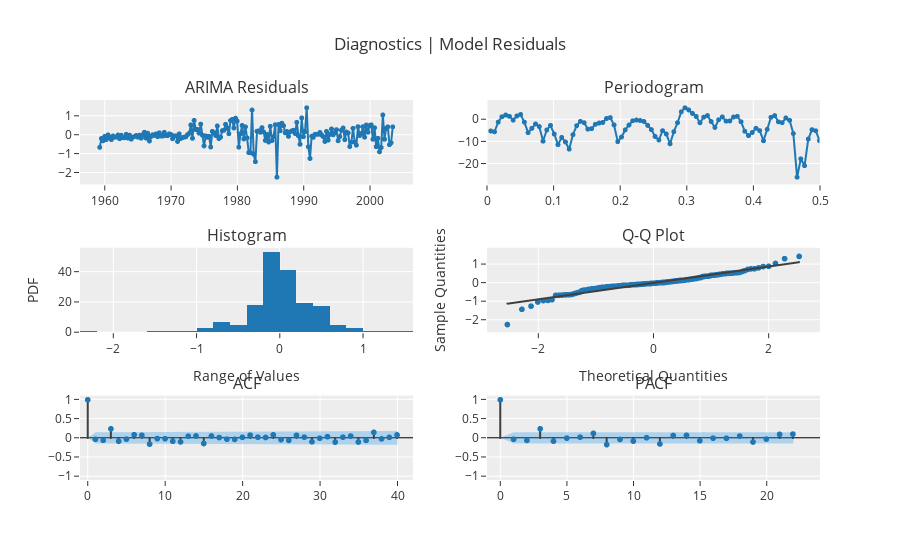

The notebook cell this image was saved under:
### Markdown cell above
### 12. Plot the "diagnostics" plot for the ARIMA(1,1,1) model? are the residuals stationary? confirm your answer by reporting the pvalue for the ADF test?

### Code cell
exp.plot_model(arima, plot='diagnostics')

### Figure 1 — Plotly figure (JSON) as saved in the notebook; plotly's stock layout.template omitted (floating-point values rounded to 4 significant figures; data arrays with more than 128 entries replaced by an {"elided": "..."} marker saying what was removed)
{"data": [{"line": {"color": "rgb(31, 119, 180)", "width": 2}, "marker": {"color": "rgb(31, 119, 180)", "size": 5}, "mode": "lines+markers", "name": "ARIMA", "showlegend": false, "type": "scattergl", "x": {"elided": "178 str values"}, "xaxis": "x", "y": {"elided": "178 float values"}, "yaxis": "y"}, {"hoverinfo": "text", "hovertext": ["Freq: 0.0056<br>Ampl: -5.1624<br>Time period: 178.0", "Freq: 0.0112<br>Ampl: -5.5152<br>Time period: 89.0", "Freq: 0.0169<br>Ampl: -1.136<br>Time period: 59.3333", "Freq: 0.0225<br>Ampl: 1.3189<br>Time period: 44.5", "Freq: 0.0281<br>Ampl: 2.0836<br>Time period: 35.6", "Freq: 0.0337<br>Ampl: 1.4964<br>Time period: 29.6667", "Freq: 0.0393<br>Ampl: -0.2345<br>Time period: 25.4286", "Freq: 0.0449<br>Ampl: 1.6595<br>Time period: 22.25", "Freq: 0.0506<br>Ampl: 2.3259<br>Time period: 19.7778", "Freq: 0.0562<br>Ampl: -1.1277<br>Time period: 17.8", "Freq: 0.0618<br>Ampl: -5.9089<br>Time period: 16.1818", "Freq: 0.0674<br>Ampl: -3.9522<br>Time period: 14.8333", "Freq: 0.073<br>Ampl: -1.9483<br>Time period: 13.6923", "Freq: 0.0787<br>Ampl: -3.1584<br>Time period: 12.7143", "Freq: 0.0843<br>Ampl: -9.7701<br>Time period: 11.8667", "Freq: 0.0899<br>Ampl: -4.7095<br>Time period: 11.125", "Freq: 0.0955<br>Ampl: -2.6241<br>Time period: 10.4706", "Freq: 0.1011<br>Ampl: -6.5604<br>Time period: 9.8889", "Freq: 0.1067<br>Ampl: -11.3655<br>Time period: 9.3684", "Freq: 0.1124<br>Ampl: -8.0804<br>Time period: 8.9", "Freq: 0.118<br>Ampl: -10.1503<br>Time period: 8.4762", "Freq: 0.1236<br>Ampl: -13.3822<br>Time period: 8.0909", "Freq: 0.1292<br>Ampl: -6.8278<br>Time period: 7.7391", "Freq: 0.1348<br>Ampl: -2.7415<br>Time period: 7.4167", "Freq: 0.1404<br>Ampl: -0.7881<br>Time period: 7.12", "Freq: 0.1461<br>Ampl: -1.38<br>Time period: 6.8462", "Freq: 0.1517<br>Ampl: -4.3244<br>Time period: 6.5926", "Freq: 0.1573<br>Ampl: -4.0841<br>Time period: 6.3571", "Freq: 0.1629<br>Ampl: -2.1271<br>Time period: 6.1379", "Freq: 0.1685<br>Ampl: -1.5583<br>Time period: 5.9333", "Freq: 0.1742<br>Ampl: -1.2703<br>Time period: 5.7419", "Freq: 0.1798<br>Ampl: 0.5218<br>Time period: 5.5625", "Freq: 0.1854<br>Ampl: 0.9178<br>Time period: 5.3939", "Freq: 0.191<br>Ampl: -2.3933<br>Time period: 5.2353", "Freq: 0.1966<br>Ampl: -9.9748<br>Time period: 5.0857", "Freq: 0.2022<br>Ampl: -7.8933<br>Time period: 4.9444", "Freq: 0.2079<br>Ampl: -4.6498<br>Time period: 4.8108", "Freq: 0.2135<br>Ampl: -2.4439<br>Time period: 4.6842", "Freq: 0.2191<br>Ampl: -0.5135<br>Time period: 4.5641", "Freq: 0.2247<br>Ampl: -0.1755<br>Time period: 4.45", "Freq: 0.2303<br>Ampl: -0.406<br>Time period: 4.3415", "Freq: 0.236<br>Ampl: -0.8295<br>Time period: 4.2381", "Freq: 0.2416<br>Ampl: -2.6096<br>Time period: 4.1395", "Freq: 0.2472<br>Ampl: -4.5374<br>Time period: 4.0455", "Freq: 0.2528<br>Ampl: -7.6496<br>Time period: 3.9556", "Freq: 0.2584<br>Ampl: -9.2126<br>Time period: 3.8696", "Freq: 0.264<br>Ampl: -5.0096<br>Time period: 3.7872", "Freq: 0.2697<br>Ampl: -6.5344<br>Time period: 3.7083", "Freq: 0.2753<br>Ampl: -10.976<br>Time period: 3.6327", "Freq: 0.2809<br>Ampl: -5.4827<br>Time period: 3.56", "Freq: 0.2865<br>Ampl: -1.3823<br>Time period: 3.4902", "Freq: 0.2921<br>Ampl: 3.5572<br>Time period: 3.4231", "Freq: 0.2978<br>Ampl: 5.3626<br>Time period: 3.3585", "Freq: 0.3034<br>Ampl: 4.3834<br>Time period: 3.2963", "Freq: 0.309<br>Ampl: 2.8179<br>Time period: 3.2364", "Freq: 0.3146<br>Ampl: 1.4039<br>Time period: 3.1786", "Freq: 0.3202<br>Ampl: -1.4425<br>Time period: 3.1228", "Freq: 0.3258<br>Ampl: 1.1128<br>Time period: 3.069", "Freq: 0.3315<br>Ampl: 1.8377<br>Time period: 3.0169", "Freq: 0.3371<br>Ampl: -0.8789<br>Time period: 2.9667", "Freq: 0.3427<br>Ampl: -3.5386<br>Time period: 2.918", "Freq: 0.3483<br>Ampl: -0.0487<br>Time period: 2.871", "Freq: 0.3539<br>Ampl: 1.2174<br>Time period: 2.8254", "Freq: 0.3596<br>Ampl: -0.6759<br>Time period: 2.7812", "Freq: 0.3652<br>Ampl: -0.5956<br>Time period: 2.7385", "Freq: 0.3708<br>Ampl: 1.1668<br>Time period: 2.697", "Freq: 0.3764<br>Ampl: 1.4887<br>Time period: 2.6567", "Freq: 0.382<br>Ampl: -0.9508<br>Time period: 2.6176", "Freq: 0.3876<br>Ampl: -5.2639<br>Time period: 2.5797", "Freq: 0.3933<br>Ampl: -7.2349<br>Time period: 2.5429", "Freq: 0.3989<br>Ampl: -5.8422<br>Time period: 2.507", "Freq: 0.4045<br>Ampl: -3.929<br>Time period: 2.4722", "Freq: 0.4101<br>Ampl: -4.9832<br>Time period: 2.4384", "Freq: 0.4157<br>Ampl: -9.5924<br>Time period: 2.4054", "Freq: 0.4213<br>Ampl: -4.4126<br>Time period: 2.3733", "Freq: 0.427<br>Ampl: 1.033<br>Time period: 2.3421", "Freq: 0.4326<br>Ampl: 1.8296<br>Time period: 2.3117", "Freq: 0.4382<br>Ampl: -1.0058<br>Time period: 2.2821", "Freq: 0.4438<br>Ampl: -1.3762<br>Time period: 2.2532", "Freq: 0.4494<br>Ampl: 0.7669<br>Time period: 2.225", "Freq: 0.4551<br>Ampl: -0.3037<br>Time period: 2.1975", "Freq: 0.4607<br>Ampl: -6.3263<br>Time period: 2.1707", "Freq: 0.4663<br>Ampl: -26.1098<br>Time period: 2.1446", "Freq: 0.4719<br>Ampl: -17.7715<br>Time period: 2.119", "Freq: 0.4775<br>Ampl: -20.8859<br>Time period: 2.0941", "Freq: 0.4831<br>Ampl: -8.7945<br>Time period: 2.0698", "Freq: 0.4888<br>Ampl: -4.5498<br>Time period: 2.046", "Freq: 0.4944<br>Ampl: -5.0532<br>Time period: 2.0227", "Freq: 0.5<br>Ampl: -9.5189<br>Time period: 2.0"], "line": {"color": "#1f77b4", "width": 2}, "marker": {"size": 5}, "mode": "lines+markers", "name": "ARIMA", "showlegend": false, "type": "scattergl", "x": [0.005618, 0.01124, 0.01685, 0.02247, 0.02809, 0.03371, 0.03933, 0.04494, 0.05056, 0.05618, 0.0618, 0.06742, 0.07303, 0.07865, 0.08427, 0.08989, 0.09551, 0.1011, 0.1067, 0.1124, 0.118, 0.1236, 0.1292, 0.1348, 0.1404, 0.1461, 0.1517, 0.1573, 0.1629, 0.1685, 0.1742, 0.1798, 0.1854, 0.191, 0.1966, 0.2022, 0.2079, 0.2135, 0.2191, 0.2247, 0.2303, 0.236, 0.2416, 0.2472, 0.2528, 0.2584, 0.264, 0.2697, 0.2753, 0.2809, 0.2865, 0.2921, 0.2978, 0.3034, 0.309, 0.3146, 0.3202, 0.3258, 0.3315, 0.3371, 0.3427, 0.3483, 0.3539, 0.3596, 0.3652, 0.3708, 0.3764, 0.382, 0.3876, 0.3933, 0.3989, 0.4045, 0.4101, 0.4157, 0.4213, 0.427, 0.4326, 0.4382, 0.4438, 0.4494, 0.4551, 0.4607, 0.4663, 0.4719, 0.4775, 0.4831, 0.4888, 0.4944, 0.5], "xaxis": "x2", "y": [-5.162, -5.515, -1.136, 1.319, 2.084, 1.496, -0.2345, 1.66, 2.326, -1.128, -5.909, -3.952, -1.948, -3.158, -9.77, -4.709, -2.624, -6.56, -11.37, -8.08, -10.15, -13.38, -6.828, -2.741, -0.7881, -1.38, -4.324, -4.084, -2.127, -1.558, -1.27, 0.5218, 0.9178, -2.393, -9.975, -7.893, -4.65, -2.444, -0.5135, -0.1755, -0.406, -0.8295, -2.61, -4.537, -7.65, -9.213, -5.01, -6.534, -10.98, -5.483, -1.382, 3.557, 5.363, 4.383, 2.818, 1.404, -1.443, 1.113, 1.838, -0.8789, -3.539, -0.04867, 1.217, -0.6759, -0.5956, 1.167, 1.489, -0.9508, -5.264, -7.235, -5.842, -3.929, -4.983, -9.592, -4.413, 1.033, 1.83, -1.006, -1.376, 0.7669, -0.3037, -6.326, -26.11, -17.77, -20.89, -8.794, -4.55, -5.053, -9.519], "yaxis": "y2"}, {"alignmentgroup": "True", "bingroup": "x", "hovertemplate": "variable=ARIMA<br>value=%{x}<br>count=%{y}<extra></extra>", "legendgroup": "ARIMA", "marker": {"color": "#1f77b4", "pattern": {"shape": ""}}, "name": "ARIMA", "offsetgroup": "ARIMA", "orientation": "v", "showlegend": false, "type": "histogram", "x": {"elided": "178 float values"}, "xaxis": "x3", "yaxis": "y3"}, {"marker": {"color": "#1f77b4"}, "mode": "markers", "name": "ARIMA", "showlegend": false, "type": "scattergl", "x": {"elided": "178 float values"}, "xaxis": "x4", "y": {"elided": "178 float values"}, "yaxis": "y4"}, {"line": {"color": "#3f3f3f"}, "mode": "lines", "name": "ARIMA", "showlegend": false, "type": "scattergl", "x": {"elided": "178 float values"}, "xaxis": "x4", "y": {"elided": "178 float values"}, "yaxis": "y4"}, {"line": {"color": "#3f3f3f"}, "mode": "lines", "name": "ACF", "showlegend": false, "type": "scattergl", "x": [0, 0], "xaxis": "x5", "y": [0, 1], "yaxis": "y5"}, {"line": {"color": "#3f3f3f"}, "mode": "lines", "name": "ACF", "showlegend": false, "type": "scattergl", "x": [1, 1], "xaxis": "x5", "y": [0, -0.03384], "yaxis": "y5"}, {"line": {"color": "#3f3f3f"}, "mode": "lines", "name": "ACF", "showlegend": false, "type": "scattergl", "x": [2, 2], "xaxis": "x5", "y": [0, -0.06091], "yaxis": "y5"}, {"line": {"color": "#3f3f3f"}, "mode": "lines", "name": "ACF", "showlegend": false, "type": "scattergl", "x": [3, 3], "xaxis": "x5", "y": [0, 0.2396], "yaxis": "y5"}, {"line": {"color": "#3f3f3f"}, "mode": "lines", "name": "ACF", "showlegend": false, "type": "scattergl", "x": [4, 4], "xaxis": "x5", "y": [0, -0.08479], "yaxis": "y5"}, {"line": {"color": "#3f3f3f"}, "mode": "lines", "name": "ACF", "showlegend": false, "type": "scattergl", "x": [5, 5], "xaxis": "x5", "y": [0, -0.0293], "yaxis": "y5"}, {"line": {"color": "#3f3f3f"}, "mode": "lines", "name": "ACF", "showlegend": false, "type": "scattergl", "x": [6, 6], "xaxis": "x5", "y": [0, 0.08626], "yaxis": "y5"}, {"line": {"color": "#3f3f3f"}, "mode": "lines", "name": "ACF", "showlegend": false, "type": "scattergl", "x": [7, 7], "xaxis": "x5", "y": [0, 0.07016], "yaxis": "y5"}, {"line": {"color": "#3f3f3f"}, "mode": "lines", "name": "ACF", "showlegend": false, "type": "scattergl", "x": [8, 8], "xaxis": "x5", "y": [0, -0.1595], "yaxis": "y5"}, {"line": {"color": "#3f3f3f"}, "mode": "lines", "name": "ACF", "showlegend": false, "type": "scattergl", "x": [9, 9], "xaxis": "x5", "y": [0, -0.01639], "yaxis": "y5"}, {"line": {"color": "#3f3f3f"}, "mode": "lines", "name": "ACF", "showlegend": false, "type": "scattergl", "x": [10, 10], "xaxis": "x5", "y": [0, -0.01977], "yaxis": "y5"}, {"line": {"color": "#3f3f3f"}, "mode": "lines", "name": "ACF", "showlegend": false, "type": "scattergl", "x": [11, 11], "xaxis": "x5", "y": [0, -0.08523], "yaxis": "y5"}, {"line": {"color": "#3f3f3f"}, "mode": "lines", "name": "ACF", "showlegend": false, "type": "scattergl", "x": [12, 12], "xaxis": "x5", "y": [0, -0.1019], "yaxis": "y5"}, {"line": {"color": "#3f3f3f"}, "mode": "lines", "name": "ACF", "showlegend": false, "type": "scattergl", "x": [13, 13], "xaxis": "x5", "y": [0, 0.04721], "yaxis": "y5"}, {"line": {"color": "#3f3f3f"}, "mode": "lines", "name": "ACF", "showlegend": false, "type": "scattergl", "x": [14, 14], "xaxis": "x5", "y": [0, 0.05316], "yaxis": "y5"}, {"line": {"color": "#3f3f3f"}, "mode": "lines", "name": "ACF", "showlegend": false, "type": "scattergl", "x": [15, 15], "xaxis": "x5", "y": [0, -0.1437], "yaxis": "y5"}, {"line": {"color": "#3f3f3f"}, "mode": "lines", "name": "ACF", "showlegend": false, "type": "scattergl", "x": [16, 16], "xaxis": "x5", "y": [0, 0.05276], "yaxis": "y5"}, {"line": {"color": "#3f3f3f"}, "mode": "lines", "name": "ACF", "showlegend": false, "type": "scattergl", "x": [17, 17], "xaxis": "x5", "y": [0, 0.01105], "yaxis": "y5"}, {"line": {"color": "#3f3f3f"}, "mode": "lines", "name": "ACF", "showlegend": false, "type": "scattergl", "x": [18, 18], "xaxis": "x5", "y": [0, -0.03228], "yaxis": "y5"}, {"line": {"color": "#3f3f3f"}, "mode": "lines", "name": "ACF", "showlegend": false, "type": "scattergl", "x": [19, 19], "xaxis": "x5", "y": [0, -0.03569], "yaxis": "y5"}, {"line": {"color": "#3f3f3f"}, "mode": "lines", "name": "ACF", "showlegend": false, "type": "scattergl", "x": [20, 20], "xaxis": "x5", "y": [0, 0.0175], "yaxis": "y5"}, {"line": {"color": "#3f3f3f"}, "mode": "lines", "name": "ACF", "showlegend": false, "type": "scattergl", "x": [21, 21], "xaxis": "x5", "y": [0, 0.07411], "yaxis": "y5"}, {"line": {"color": "#3f3f3f"}, "mode": "lines", "name": "ACF", "showlegend": false, "type": "scattergl", "x": [22, 22], "xaxis": "x5", "y": [0, 0.02151], "yaxis": "y5"}, {"line": {"color": "#3f3f3f"}, "mode": "lines", "name": "ACF", "showlegend": false, "type": "scattergl", "x": [23, 23], "xaxis": "x5", "y": [0, 0.01354], "yaxis": "y5"}, {"line": {"color": "#3f3f3f"}, "mode": "lines", "name": "ACF", "showlegend": false, "type": "scattergl", "x": [24, 24], "xaxis": "x5", "y": [0, 0.08171], "yaxis": "y5"}, {"line": {"color": "#3f3f3f"}, "mode": "lines", "name": "ACF", "showlegend": false, "type": "scattergl", "x": [25, 25], "xaxis": "x5", "y": [0, -0.04374], "yaxis": "y5"}, {"line": {"color": "#3f3f3f"}, "mode": "lines", "name": "ACF", "showlegend": false, "type": "scattergl", "x": [26, 26], "xaxis": "x5", "y": [0, -0.06241], "yaxis": "y5"}, {"line": {"color": "#3f3f3f"}, "mode": "lines", "name": "ACF", "showlegend": false, "type": "scattergl", "x": [27, 27], "xaxis": "x5", "y": [0, 0.06805], "yaxis": "y5"}, {"line": {"color": "#3f3f3f"}, "mode": "lines", "name": "ACF", "showlegend": false, "type": "scattergl", "x": [28, 28], "xaxis": "x5", "y": [0, 0.02125], "yaxis": "y5"}, {"line": {"color": "#3f3f3f"}, "mode": "lines", "name": "ACF", "showlegend": false, "type": "scattergl", "x": [29, 29], "xaxis": "x5", "y": [0, -0.09873], "yaxis": "y5"}, {"line": {"color": "#3f3f3f"}, "mode": "lines", "name": "ACF", "showlegend": false, "type": "scattergl", "x": [30, 30], "xaxis": "x5", "y": [0, -0.005512], "yaxis": "y5"}, {"line": {"color": "#3f3f3f"}, "mode": "lines", "name": "ACF", "showlegend": false, "type": "scattergl", "x": [31, 31], "xaxis": "x5", "y": [0, 0.03447], "yaxis": "y5"}, {"line": {"color": "#3f3f3f"}, "mode": "lines", "name": "ACF", "showlegend": false, "type": "scattergl", "x": [32, 32], "xaxis": "x5", "y": [0, -0.109], "yaxis": "y5"}, {"line": {"color": "#3f3f3f"}, "mode": "lines", "name": "ACF", "showlegend": false, "type": "scattergl", "x": [33, 33], "xaxis": "x5", "y": [0, 0.02145], "yaxis": "y5"}, {"line": {"color": "#3f3f3f"}, "mode": "lines", "name": "ACF", "showlegend": false, "type": "scattergl", "x": [34, 34], "xaxis": "x5", "y": [0, 0.05029], "yaxis": "y5"}, {"line": {"color": "#3f3f3f"}, "mode": "lines", "name": "ACF", "showlegend": false, "type": "scattergl", "x": [35, 35], "xaxis": "x5", "y": [0, -0.1049], "yaxis": "y5"}, {"line": {"color": "#3f3f3f"}, "mode": "lines", "name": "ACF", "showlegend": false, "type": "scattergl", "x": [36, 36], "xaxis": "x5", "y": [0, -0.06239], "yaxis": "y5"}, {"line": {"color": "#3f3f3f"}, "mode": "lines", "name": "ACF", "showlegend": false, "type": "scattergl", "x": [37, 37], "xaxis": "x5", "y": [0, 0.1484], "yaxis": "y5"}, {"line": {"color": "#3f3f3f"}, "mode": "lines", "name": "ACF", "showlegend": false, "type": "scattergl", "x": [38, 38], "xaxis": "x5", "y": [0, -0.024], "yaxis": "y5"}, {"line": {"color": "#3f3f3f"}, "mode": "lines", "name": "ACF", "showlegend": false, "type": "scattergl", "x": [39, 39], "xaxis": "x5", "y": [0, 0.01613], "yaxis": "y5"}, {"line": {"color": "#3f3f3f"}, "mode": "lines", "name": "ACF", "showlegend": false, "type": "scattergl", "x": [40, 40], "xaxis": "x5", "y": [0, 0.07987], "yaxis": "y5"}, {"marker": {"color": "#1f77b4", "size": 6}, "mode": "markers", "name": "ACF", "showlegend": false, "type": "scattergl", "x": [0, 1, 2, 3, 4, 5, 6, 7, 8, 9, 10, 11, 12, 13, 14, 15, 16, 17, 18, 19, 20, 21, 22, 23, 24, 25, 26, 27, 28, 29, 30, 31, 32, 33, 34, 35, 36, 37, 38, 39, 40], "xaxis": "x5", "y": [1, -0.03384, -0.06091, 0.2396, -0.08479, -0.0293, 0.08626, 0.07016, -0.1595, -0.01639, -0.01977, -0.08523, -0.1019, 0.04721, 0.05316, -0.1437, 0.05276, 0.01105, -0.03228, -0.03569, 0.0175, 0.07411, 0.02151, 0.01354, 0.08171, -0.04374, -0.06241, 0.06805, 0.02125, -0.09873, -0.005512, 0.03447, -0.109, 0.02145, 0.05029, -0.1049, -0.06239, 0.1484, -0.024, 0.01613, 0.07987], "yaxis": "y5"}, {"line": {"color": "rgba(255,255,255,0)"}, "mode": "lines", "name": "UC", "showlegend": false, "type": "scatter", "x": [0, 1, 2, 3, 4, 5, 6, 7, 8, 9, 10, 11, 12, 13, 14, 15, 16, 17, 18, 19, 20, 21, 22, 23, 24, 25, 26, 27, 28, 29, 30, 31, 32, 33, 34, 35, 36, 37, 38, 39, 40], "xaxis": "x5", "y": [0, 0.1469, 0.1471, 0.1476, 0.1558, 0.1568, 0.1569, 0.1579, 0.1586, 0.162, 0.162, 0.1621, 0.1631, 0.1644, 0.1647, 0.1651, 0.1678, 0.1681, 0.1681, 0.1683, 0.1684, 0.1685, 0.1692, 0.1692, 0.1693, 0.1701, 0.1704, 0.1708, 0.1714, 0.1715, 0.1727, 0.1727, 0.1729, 0.1743, 0.1744, 0.1747, 0.1761, 0.1765, 0.1792, 0.1793, 0.1793], "yaxis": "y5"}, {"fill": "tonexty", "fillcolor": "rgba(32, 146, 230,0.3)", "line": {"color": "rgba(255,255,255,0)"}, "mode": "lines", "name": "LC", "showlegend": false, "type": "scatter", "x": [0, 1, 2, 3, 4, 5, 6, 7, 8, 9, 10, 11, 12, 13, 14, 15, 16, 17, 18, 19, 20, 21, 22, 23, 24, 25, 26, 27, 28, 29, 30, 31, 32, 33, 34, 35, 36, 37, 38, 39, 40], "xaxis": "x5", "y": [0, -0.1469, -0.1471, -0.1476, -0.1558, -0.1568, -0.1569, -0.1579, -0.1586, -0.162, -0.162, -0.1621, -0.1631, -0.1644, -0.1647, -0.1651, -0.1678, -0.1681, -0.1681, -0.1683, -0.1684, -0.1685, -0.1692, -0.1692, -0.1693, -0.1701, -0.1704, -0.1708, -0.1714, -0.1715, -0.1727, -0.1727, -0.1729, -0.1743, -0.1744, -0.1747, -0.1761, -0.1765, -0.1792, -0.1793, -0.1793], "yaxis": "y5"}, {"line": {"color": "#3f3f3f"}, "mode": "lines", "name": "PACF", "showlegend": false, "type": "scattergl", "x": [0, 0], "xaxis": "x6", "y": [0, 1], "yaxis": "y6"}, {"line": {"color": "#3f3f3f"}, "mode": "lines", "name": "PACF", "showlegend": false, "type": "scattergl", "x": [1, 1], "xaxis": "x6", "y": [0, -0.03404], "yaxis": "y6"}, {"line": {"color": "#3f3f3f"}, "mode": "lines", "name": "PACF", "showlegend": false, "type": "scattergl", "x": [2, 2], "xaxis": "x6", "y": [0, -0.06283], "yaxis": "y6"}, {"line": {"color": "#3f3f3f"}, "mode": "lines", "name": "PACF", "showlegend": false, "type": "scattergl", "x": [3, 3], "xaxis": "x6", "y": [0, 0.2406], "yaxis": "y6"}, {"line": {"color": "#3f3f3f"}, "mode": "lines", "name": "PACF", "showlegend": false, "type": "scattergl", "x": [4, 4], "xaxis": "x6", "y": [0, -0.08189], "yaxis": "y6"}, {"line": {"color": "#3f3f3f"}, "mode": "lines", "name": "PACF", "showlegend": false, "type": "scattergl", "x": [5, 5], "xaxis": "x6", "y": [0, -0.004364], "yaxis": "y6"}, {"line": {"color": "#3f3f3f"}, "mode": "lines", "name": "PACF", "showlegend": false, "type": "scattergl", "x": [6, 6], "xaxis": "x6", "y": [0, 0.02243], "yaxis": "y6"}, {"line": {"color": "#3f3f3f"}, "mode": "lines", "name": "PACF", "showlegend": false, "type": "scattergl", "x": [7, 7], "xaxis": "x6", "y": [0, 0.1202], "yaxis": "y6"}, {"line": {"color": "#3f3f3f"}, "mode": "lines", "name": "PACF", "showlegend": false, "type": "scattergl", "x": [8, 8], "xaxis": "x6", "y": [0, -0.1733], "yaxis": "y6"}, {"line": {"color": "#3f3f3f"}, "mode": "lines", "name": "PACF", "showlegend": false, "type": "scattergl", "x": [9, 9], "xaxis": "x6", "y": [0, -0.03844], "yaxis": "y6"}, {"line": {"color": "#3f3f3f"}, "mode": "lines", "name": "PACF", "showlegend": false, "type": "scattergl", "x": [10, 10], "xaxis": "x6", "y": [0, -0.08173], "yaxis": "y6"}, {"line": {"color": "#3f3f3f"}, "mode": "lines", "name": "PACF", "showlegend": false, "type": "scattergl", "x": [11, 11], "xaxis": "x6", "y": [0, 0.006798], "yaxis": "y6"}, {"line": {"color": "#3f3f3f"}, "mode": "lines", "name": "PACF", "showlegend": false, "type": "scattergl", "x": [12, 12], "xaxis": "x6", "y": [0, -0.1559], "yaxis": "y6"}, {"line": {"color": "#3f3f3f"}, "mode": "lines", "name": "PACF", "showlegend": false, "type": "scattergl", "x": [13, 13], "xaxis": "x6", "y": [0, 0.06532], "yaxis": "y6"}, {"line": {"color": "#3f3f3f"}, "mode": "lines", "name": "PACF", "showlegend": false, "type": "scattergl", "x": [14, 14], "xaxis": "x6", "y": [0, 0.06851], "yaxis": "y6"}, {"line": {"color": "#3f3f3f"}, "mode": "lines", "name": "PACF", "showlegend": false, "type": "scattergl", "x": [15, 15], "xaxis": "x6", "y": [0, -0.07234], "yaxis": "y6"}, {"line": {"color": "#3f3f3f"}, "mode": "lines", "name": "PACF", "showlegend": false, "type": "scattergl", "x": [16, 16], "xaxis": "x6", "y": [0, -0.005294], "yaxis": "y6"}, {"line": {"color": "#3f3f3f"}, "mode": "lines", "name": "PACF", "showlegend": false, "type": "scattergl", "x": [17, 17], "xaxis": "x6", "y": [0, -0.00814], "yaxis": "y6"}, {"line": {"color": "#3f3f3f"}, "mode": "lines", "name": "PACF", "showlegend": false, "type": "scattergl", "x": [18, 18], "xaxis": "x6", "y": [0, 0.04984], "yaxis": "y6"}, {"line": {"color": "#3f3f3f"}, "mode": "lines", "name": "PACF", "showlegend": false, "type": "scattergl", "x": [19, 19], "xaxis": "x6", "y": [0, -0.1048], "yaxis": "y6"}, {"line": {"color": "#3f3f3f"}, "mode": "lines", "name": "PACF", "showlegend": false, "type": "scattergl", "x": [20, 20], "xaxis": "x6", "y": [0, -0.02882], "yaxis": "y6"}, {"line": {"color": "#3f3f3f"}, "mode": "lines", "name": "PACF", "showlegend": false, "type": "scattergl", "x": [21, 21], "xaxis": "x6", "y": [0, 0.09466], "yaxis": "y6"}, {"line": {"color": "#3f3f3f"}, "mode": "lines", "name": "PACF", "showlegend": false, "type": "scattergl", "x": [22, 22], "xaxis": "x6", "y": [0, 0.1024], "yaxis": "y6"}, {"marker": {"color": "#1f77b4", "size": 6}, "mode": "markers", "name": "PACF", "showlegend": false, "type": "scattergl", "x": [0, 1, 2, 3, 4, 5, 6, 7, 8, 9, 10, 11, 12, 13, 14, 15, 16, 17, 18, 19, 20, 21, 22], "xaxis": "x6", "y": [1, -0.03404, -0.06283, 0.2406, -0.08189, -0.004364, 0.02243, 0.1202, -0.1733, -0.03844, -0.08173, 0.006798, -0.1559, 0.06532, 0.06851, -0.07234, -0.005294, -0.00814, 0.04984, -0.1048, -0.02882, 0.09466, 0.1024], "yaxis": "y6"}, {"line": {"color": "rgba(255,255,255,0)"}, "mode": "lines", "name": "UC", "showlegend": false, "type": "scatter", "x": [0, 1, 2, 3, 4, 5, 6, 7, 8, 9, 10, 11, 12, 13, 14, 15, 16, 17, 18, 19, 20, 21, 22], "xaxis": "x6", "y": [0, 0.1469, 0.1469, 0.1469, 0.1469, 0.1469, 0.1469, 0.1469, 0.1469, 0.1469, 0.1469, 0.1469, 0.1469, 0.1469, 0.1469, 0.1469, 0.1469, 0.1469, 0.1469, 0.1469, 0.1469, 0.1469, 0.1469], "yaxis": "y6"}, {"fill": "tonexty", "fillcolor": "rgba(32, 146, 230,0.3)", "line": {"color": "rgba(255,255,255,0)"}, "mode": "lines", "name": "LC", "showlegend": false, "type": "scatter", "x": [0, 1, 2, 3, 4, 5, 6, 7, 8, 9, 10, 11, 12, 13, 14, 15, 16, 17, 18, 19, 20, 21, 22], "xaxis": "x6", "y": [0, -0.1469, -0.1469, -0.1469, -0.1469, -0.1469, -0.1469, -0.1469, -0.1469, -0.1469, -0.1469, -0.1469, -0.1469, -0.1469, -0.1469, -0.1469, -0.1469, -0.1469, -0.1469, -0.1469, -0.1469, -0.1469, -0.1469], "yaxis": "y6"}], "layout": {"annotations": [{"font": {"size": 16}, "showarrow": false, "text": "ARIMA Residuals", "x": 0.225, "xanchor": "center", "xref": "paper", "y": 1, "yanchor": "bottom", "yref": "paper"}, {"font": {"size": 16}, "showarrow": false, "text": "Periodogram", "x": 0.775, "xanchor": "center", "xref": "paper", "y": 1, "yanchor": "bottom", "yref": "paper"}, {"font": {"size": 16}, "showarrow": false, "text": "Histogram", "x": 0.225, "xanchor": "center", "xref": "paper", "y": 0.6111, "yanchor": "bottom", "yref": "paper"}, {"font": {"size": 16}, "showarrow": false, "text": "Q-Q Plot", "x": 0.775, "xanchor": "center", "xref": "paper", "y": 0.6111, "yanchor": "bottom", "yref": "paper"}, {"font": {"size": 16}, "showarrow": false, "text": "ACF", "x": 0.225, "xanchor": "center", "xref": "paper", "y": 0.2222, "yanchor": "bottom", "yref": "paper"}, {"font": {"size": 16}, "showarrow": false, "text": "PACF", "x": 0.775, "xanchor": "center", "xref": "paper", "y": 0.2222, "yanchor": "bottom", "yref": "paper"}], "showlegend": false, "title": {"text": "Diagnostics | Model Residuals"}, "xaxis": {"anchor": "y", "domain": [0, 0.45]}, "xaxis2": {"anchor": "y2", "domain": [0.55, 1], "range": [0, 0.5]}, "xaxis3": {"anchor": "y3", "domain": [0, 0.45], "title": {"text": "Range of Values"}}, "xaxis4": {"anchor": "y4", "domain": [0.55, 1], "title": {"text": "Theoretical Quantities"}}, "xaxis5": {"anchor": "y5", "domain": [0, 0.45], "range": [-1, 42]}, "xaxis6": {"anchor": "y6", "domain": [0.55, 1], "range": [-1, 24]}, "yaxis": {"anchor": "x", "domain": [0.7778, 1]}, "yaxis2": {"anchor": "x2", "domain": [0.7778, 1]}, "yaxis3": {"anchor": "x3", "domain": [0.3889, 0.6111], "title": {"text": "PDF"}}, "yaxis4": {"anchor": "x4", "domain": [0.3889, 0.6111], "title": {"text": "Sample Quantities"}}, "yaxis5": {"anchor": "x5", "domain": [0, 0.2222], "range": [-1.1, 1.1], "zerolinecolor": "#000000"}, "yaxis6": {"anchor": "x6", "domain": [0, 0.2222], "range": [-1.1, 1.1], "zerolinecolor": "#000000"}}}
